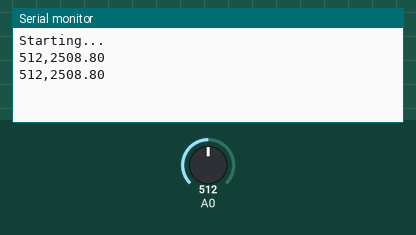
Recording of a sketch running on a simulated Arduino Uno, built with avr-gcc and run on an emulated ATmega328P. On the bench: the last lines printed to the serial monitor. Inputs (shaded band) come from the test bench; at power-on: A0 = 512.

Above: at 4.2 s.
4.3 s: A0 set to 716
At 5.6 s:
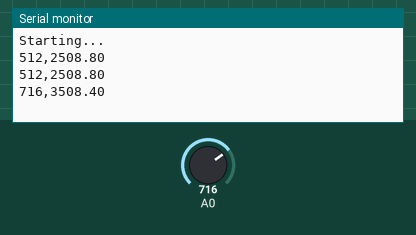
5.8 s: A0 set to 900
At 6.8 s:
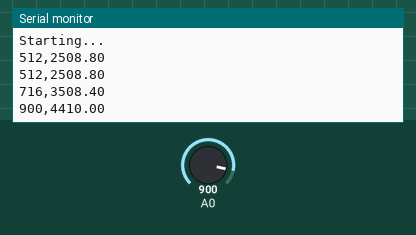
Timing chart, 0 to 8.8 s (numbered marks = the images above; inputs shaded):
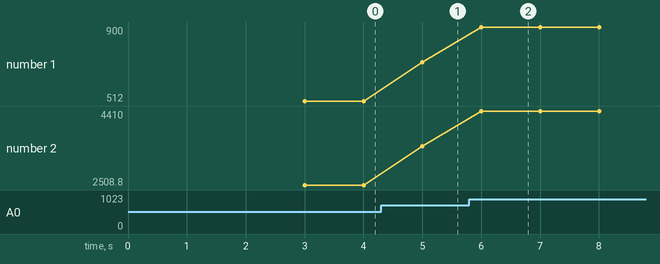

Measured:
- after the input at 4.3 s, the serial monitor: prints a new line after 0.70 s (image 1)
- after the input at 5.8 s, the serial monitor: prints a new line after 0.20 s (image 2)
- plotted number 1: 512 → 716 after the input at 4.3 s, 716 → 900 after the input at 5.8 s
- plotted number 2: 2508.8 → 3508.4 after the input at 4.3 s, 3508.4 → 4410 after the input at 5.8 s

The sketch:

gradTests.ino
```cpp
/* gradTests
 *
 * Test more of the grad board v0.1 2023
 *
 * Seth McNeill
 * 2023 January 20
 */


void setup() {
  Serial.begin(115200);
  delay(3000);
  Serial.println("Starting...");
}

void loop() {
  int vbat = analogRead(A0);
  Serial.print(vbat);
  Serial.print(",");
  Serial.println((float)vbat*49.0/10.0);
  delay(1000);
}
```
